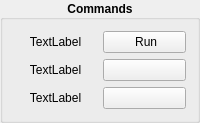
           <widget class="QGroupBox" name="groupBox">
            <property name="font">
             <font>
              <weight>75</weight>
              <bold>true</bold>
             </font>
            </property>
            <property name="styleSheet">
             <string notr="true">CCommandButton{
	background-color: rgb(255, 255, 255);
	border: 2px solid black;
}

CCommandButton:hover{
	background-color: rgb(230, 230, 230);
}

CCommandButton:pressed{
	background-color: rgb(200, 200, 200);
}

</string>
            </property>
            <property name="title">
             <string>Commands</string>
            </property>
            <property name="alignment">
             <set>Qt::AlignCenter</set>
            </property>
            <layout class="QGridLayout" name="gridLayout_9">
             <item row="1" column="0">
              <widget class="QLabel" name="label_2">
               <property name="text">
                <string>TextLabel</string>
               </property>
               <property name="alignment">
                <set>Qt::AlignCenter</set>
               </property>
              </widget>
             </item>
             <item row="2" column="0">
              <widget class="QLabel" name="label_3">
               <property name="text">
                <string>TextLabel</string>
               </property>
               <property name="alignment">
                <set>Qt::AlignCenter</set>
               </property>
              </widget>
             </item>
             <item row="0" column="0">
              <widget class="QLabel" name="label">
               <property name="text">
                <string>TextLabel</string>
               </property>
               <property name="alignment">
                <set>Qt::AlignCenter</set>
               </property>
              </widget>
             </item>
             <item row="0" column="1">
              <widget class="CCommandButton" name="CCommandButton">
               <property name="styleSheet">
                <string notr="true"/>
               </property>
               <property name="text">
                <string> Run</string>
               </property>
               <property name="icon">
                <iconset>
                 <normaloff>../icons/command.png</normaloff>../icons/command.png</iconset>
               </property>
              </widget>
             </item>
             <item row="1" column="1">
              <widget class="CCommandButton" name="CCommandButton_2"/>
             </item>
             <item row="2" column="1">
              <widget class="CCommandButton" name="CCommandButton_3"/>
             </item>
            </layout>
           </widget>
